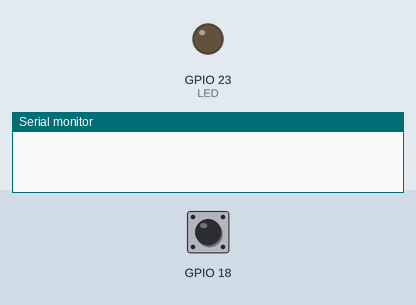
This sketch was run on a simulated ESP32. On the bench: output pins drawn as LEDs (lit = HIGH), the last lines printed to the serial monitor. Inputs (shaded band) come from the test bench; at power-on: GPIO 18 HIGH.

Above: at 1.2 s.
1.3 s: GPIO 18 pulled LOW for 0.15 s
At 1.45 s:
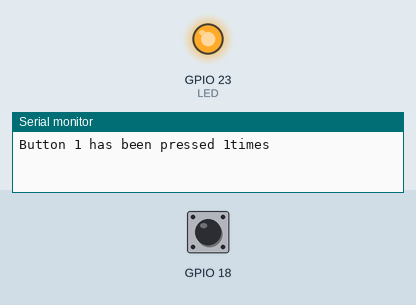
Timing chart, 0 to 4.3 s (numbered marks = the images above; inputs shaded):
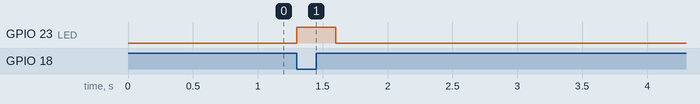

The sketch:

InteruptLED.ino
```cpp
struct Button {
  const uint8_t PIN;
  uint32_t numberKeyPresses;
  bool pressed;
};

Button button1 = {18,0,false};

void IRAM_ATTR isr(){
  button1.numberKeyPresses += 1;
  button1.pressed = true;
}

const int LED = 23;

void setup() {
  // put your setup code here, to run once:
  Serial.begin(115200);
  pinMode(button1.PIN, INPUT_PULLUP);
  attachInterrupt(button1.PIN, isr, FALLING);
  pinMode(LED,OUTPUT);
}

void loop() {
  // put your main code here, to run repeatedly:
  if(button1.pressed){
    Serial.printf("Button 1 has been pressed %u"
    "times\n",button1.numberKeyPresses);
    digitalWrite(LED,HIGH);
    button1.pressed = false;
    delay(300);
    digitalWrite(LED,LOW);
  }

  //detach interupt after 1 minute
  static uint32_t lastMillis = 0;
  if(millis()-lastMillis>60000){
    lastMillis = millis();
    detachInterrupt(button1.PIN);
    Serial.println("Interupt Detached!");
    //digitalWrite(LED,HIGH);
  }
}
```

Measured:
- after the input at 1.3 s, GPIO 23 (LED): LOW → HIGH at once, → LOW 0.30 s later
